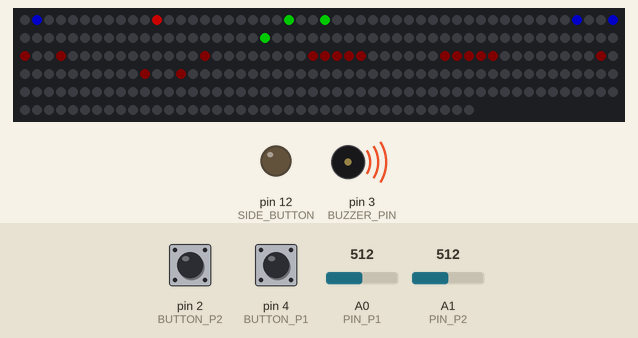
Recording of a sketch running on a simulated Arduino Uno, built with avr-gcc and run on an emulated ATmega328P. Parts: 288 RGB LEDs in strip order, left to right, continuing on the next row, output pins drawn as LEDs (lit = HIGH), buzzer (waves = sounding). The inputs (shaded band) are chosen by the test bench; at power-on: pin 2 (BUTTON_P2) LOW, pin 4 (BUTTON_P1) LOW, A0 (PIN_P1) = 512, A1 (PIN_P2) = 512. Dim RGB values are drawn brighter than linear; random numbers use the default seed unless the sketch sets one; pins used as bus, display or sensor lines are not drawn.

1.3 s: pin 2 (BUTTON_P2) pulled HIGH for 0.15 s
2.0 s: pin 4 (BUTTON_P1) pulled HIGH for 0.15 s
Above: at 8.8 s.
Timing chart, 0 to 15.7 s (numbered marks = the images above; inputs shaded):
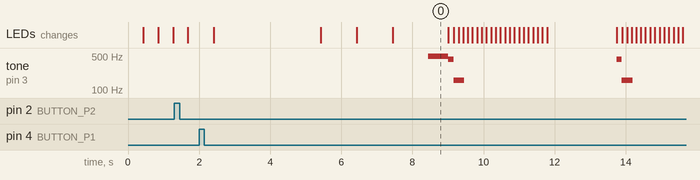

The sketch:

mini_table.ino
```cpp
// A basic everyday NeoPixel strip test program.

// NEOPIXEL BEST PRACTICES for most reliable operation:
// - Add 1000 uF CAPACITOR between NeoPixel strip's + and - connections.
// - MINIMIZE WIRING LENGTH between microcontroller board and first pixel.
// - NeoPixel strip's DATA-IN should pass through a 300-500 OHM RESISTOR.
// - AVOID connecting NeoPixels on a LIVE CIRCUIT. If you must, ALWAYS
//   connect GROUND (-) first, then +, then data.
// - When using a 3.3V microcontroller with a 5V-powered NeoPixel strip,
//   a LOGIC-LEVEL CONVERTER on the data line is STRONGLY RECOMMENDED.
// (Skipping these may work OK on your workbench but can fail in the field)

#include <Adafruit_NeoPixel.h>
#include <stdlib.h>
#include <stdio.h>

#include "types.h"
#include "pins.h"

#define MAX_SPEED 5

#define HID 0
#define NPC 1

#define X 12
#define Y 24

Adafruit_NeoPixel strip(X*Y, LED_PIN, NEO_GRB + NEO_KHZ800);

struct color_rgb rgb_off;

bool mute = true;

void setup() {
  Serial.begin(9600);

  pinMode(PIN_P1,INPUT);
  pinMode(PIN_P2,INPUT);
  pinMode(BUTTON_P1,INPUT);
  pinMode(BUTTON_P2,INPUT);
  pinMode(BUZZER_PIN,OUTPUT);
  pinMode(SIDE_BUTTON,OUTPUT);
  strip.begin();           // INITIALIZE NeoPixel strip object (REQUIRED)
  strip.show();            // Turn OFF all pixels ASAP
  strip.setBrightness(100); // Set BRIGHTNESS to about 1/5 (max = 255)
}


void loop() {

  int winner = bounce();
  // countDown(3);
  delay(3000);
}


void countDown( int count){
  struct vec pos[2], dir[2];
  pos[0].x=round(float(X)/2 - 2); pos[0].y=0+2+5+1;
  pos[1].x=round(float(X)/2); pos[1].y=Y-1-2-5-1;
  dir[0].x=0; dir[0].y=-1;
  dir[1].x=0; dir[1].y=1;

  struct color_rgb color;
  color.r=15;

  int beep=125;
  bool beeping = false;
  unsigned long timer;

  for(int i=count; i>0; i--){
    for(int p=0; p<2; p++){
      displayNumber(i,pos[p],dir[p],color,true);
    }
    strip.show();
    timer = millis();
    while(timer + 999 > millis()){
      // for(int p =0; p<2; p++){
      //   makeMove(&player[p], ball);
      // }
      // strip.show();
      if(!mute && !beeping && timer+beep > millis()){
        analogWrite(BUZZER_PIN,127);
        beeping=true;
      }
      else if(beeping && timer+beep < millis()){
        analogWrite(BUZZER_PIN,0);
        beeping=false;
      }
    }
  }
  for(int p=0; p<2; p++){
    displayNumber(-1,pos[p],dir[p],color,true);
  }
  for(int i = 255; i>=0;i--){
    analogWrite(BUZZER_PIN,i);
    delay(1);
  }
}

int bounce(){
  srand(millis());

  struct pongPlayer player[2];
  player[0].number = 0;
  player[0].color.b = 255;
  player[0].pos.x = -1; player[0].pos.y = 1;
  player[0].wheelPort=PIN_P1;
  player[0].buttonPort=BUTTON_P1;
  player[0].playerType=NPC;

  player[1].number = 1;
  player[1].color.g = 255;
  player[1].pos.x = -1; player[1].pos.y = Y-2;
  player[1].wheelPort=PIN_P2;
  player[1].buttonPort=BUTTON_P2;
  player[1].playerType=NPC;


  setupPongRound(player);

  int bestOf = 5;
  while(max(player[0].score, player[1].score)<=bestOf/2){
    displayScore(player,3000);
    if(playPongRound(player) == -1){
      return -1;
    }
  }
  flashWinner(player,5);
  return 1;


}

int playPongRound(struct pongPlayer player[]){
  struct pongBall ball;
  ball.color.r = 255;

  bool sideButtonPressed = false;
  long sideButtonTimer = millis();
  long currTime = millis();
  int frameDelay = 10;
  int bounces = 0;

  struct vec pix;

  setupPongBall(&ball);
  strip.clear();
  for(int p =0; p<2; p++){
    player[p].size = 4;
    drawPlayer(&player[p]);
  }
  lightPixel(ball.pos,ball.color);
  countDown(3);
  while(1){
    if(digitalRead(SIDE_BUTTON)){
      sideButtonPressed = true;
      if(millis()-sideButtonTimer > 2000){
        return -1;
      }
    }
    else{
      if(sideButtonPressed){
        mute = !mute;
      }
      sideButtonPressed=false;
      sideButtonTimer=millis();
    }


    for(int p =0; p<2; p++){
      makeMove(&player[p], ball);
    }

    if(currTime+round((double)frameDelay/(ball.speed*ball.boost)) < millis()){
      currTime=millis();

      lightPixel(ball.pos,rgb_off);
      ball.pos.x+=ball.dir.x;
      ball.pos.y+=ball.dir.y;

      if(ball.pos.y < 0 || ball.pos.y >= Y){
        int winner = 1*(ball.pos.y < 0);
        ball.pos.x-=ball.dir.x;
        ball.pos.y-=ball.dir.y;
        ball.dir.y=-ball.dir.y;
        lossAnimation(ball);
        if(player[winner].playerType == NPC){
          displayBouncesCount(bounces, player[!winner]);
          strip.show();
          delay(4000);
        }
        if(player[!winner].size == 1){
          player[winner].score+=1;
          return winner;
        }
        else{
          player[!winner].size-=1;
          setupPongBall(&ball);
          strip.clear();
          for(int p =0; p<2; p++){
            drawPlayer(&player[p]);
          }
          lightPixel(ball.pos,ball.color);
          strip.show();
          delay(1500);
          bounceSound();
        }
      }

      // Side wall bounce
      bool collided = false;
      if(ball.pos.x >= X || ball.pos.x < 0){
        collided=true;
        ball.dir.x=-ball.dir.x;
        ball.pos.x+=2*ball.dir.x;
        if(ball.dir.y==0){
          ball.dir.y=rand()%3-1;
          ball.pos.y+=ball.dir.y;
        }
      }
      for(int p =0; p<2; p++){
        if(checkCollision(&player[p], &ball)){
          collided=true;
          bounces++;
          ball.speed=min(ball.speed*1.01, MAX_SPEED);
        }
      }
      if(collided && !mute){
        bounceSound();
      }

    }

    lightPixel(ball.pos,ball.color);
    strip.show();

  }

  delay(1);
}

void bounceSound(){
  digitalWrite(BUZZER_PIN,255);
  delay(1);
  digitalWrite(BUZZER_PIN,0);
}

void lossAnimation(struct pongBall ball){
  lightPixel(ball.pos,ball.color);
  strip.show();
  lossSound();
  for(int i =0;i<10;i++){
    lightPixel(ball.pos,rgb_off);
    strip.show();
    delay(120);
    lightPixel(ball.pos,ball.color);
    strip.show();
    delay(120);
  }
}

void lossSound(){
  playNote('A',4,150);
  delay(150);
  playNote('E',3,300);
}

void setupPongRound(struct pongPlayer player[]){

  struct color_rgb timer_color;
  timer_color.r=255;

  struct vec pix;
  int enterTime = round(5000.0/X);
  int progress = 0;
  for(int p=0; p<2; p++){
    player->score = 0;
  }
  strip.clear();
  long currTime = millis();
  while(currTime + enterTime*X > millis()){
    if(player[0].playerType==HID && player[1].playerType==HID){
      delay(400);
      break;
    }
    for(int p=0; p<2; p++){
      if(player[p].playerType==NPC && digitalRead(player[p].buttonPort)){
        player[p].playerType=HID;
        pix.y = player[p].pos.y;
        for(int x=0; x<X; x++){
          pix.x = x;
          lightPixel(pix,player[p].color);
        }
      }
    }
    if(currTime + progress*enterTime < millis()){
      for(int p=0; p<2; p++){
        if(player[p].playerType != HID){
          pix.x=!p*progress+p*(X-1-progress);
          pix.y=player[p].pos.y;

          lightPixel(pix,timer_color);
        }
      }
      progress+=1;
      strip.show();

    }
  }
  for(int p=0; p<2; p++){
    if(player->playerType==NPC){
      player->pos.x = round((X+player->size)/2);
    }
  }
}


void setupPongBall(struct pongBall* ball){
  ball->speed=1.0;
  ball->boost=1.0;

  ball->pos.x = 0+(rand()%2)*(X-1);
  ball->pos.y = round(Y/2)-rand()%2;
  ball->dir.x = ball->pos.x > 0 ? -1 : 1;
  ball->dir.y = 0;

}

bool checkCollision(struct pongPlayer* player, struct pongBall* ball){
  if(ball->pos.y != player->pos.y){
    return false;
  }
  for(int i=0; i<player->size; i++){
    if(ball->pos.x == player->pos.x+i){
      // Collided
      ball->dir.y=-ball->dir.y;
      ball->pos.y+=2*ball->dir.y;
      // Handle fired balls getting random direction
      if(ball->dir.x==0){
        ball->boost = 1.0;
        if(ball->pos.x == 0){
          ball->dir.x = 1;
        }
        else if(ball->pos.x == X-1){
          ball->dir.x = -1;
        }
        else {
          ball->dir.x= 2*(rand()%2)-1;
        }
        ball->pos.x+=ball->dir.x;
      }
      else if(ball->pos.x - ball->dir.x < player->pos.x || ball->pos.x - ball->dir.x > player->pos.x+player->size-1 ){
        ball->dir.x=-ball->dir.x;
        ball->pos.x+=2*ball->dir.x;
        if(ball->pos.x < 0 || ball->pos.x > X-1){
          ball->dir.x=-ball->dir.x;
          ball->pos.x+=2*ball->dir.x;
        }

      }
      if(readFire(player, *ball)){
        ball->boost = 1.8;
        ball->pos.x-=ball->dir.x;
        ball->dir.x=0;
      }
      return true;
    }
    else if(ball->pos.x-ball->dir.x == player->pos.x+i){
      ball->dir.y=-ball->dir.y;
      ball->pos.y+=2*ball->dir.y;
      if(readFire(player, *ball)){
        ball->boost = 1.8;
        ball->pos.x-=ball->dir.x;
        ball->dir.x=0;
      }
      return true;
    }
  }
  return false;
}


void makeMove(struct pongPlayer* player, struct pongBall ball){
  switch(player->playerType){
    case HID: return movePlayer(player, ball);
    case NPC: return moveNPC(player, ball);
  }
}

bool readFire(struct pongPlayer* player, struct pongBall ball){
  switch(player->playerType){
    case HID: return firePlayer(player, ball);
    case NPC: return fireNPC(player, ball);
  }
}

bool firePlayer(struct pongPlayer* player, struct pongBall ball){
  bool button = digitalRead(player->buttonPort);
  return button;
}

bool fireNPC(struct pongPlayer* player, struct pongBall ball){
  int prob = 5;
  return !(rand()%prob);
}

void movePlayer(struct pongPlayer* player, struct pongBall ball){
  int input = round(float(analogRead(player->wheelPort))*(X-player->size)/1023.0);

  input = input*(player->number==0) + (X-player->size-input)*(player->number==1);
  if(player->pos.x == input){
    return;
  }

  struct vec pix;
  for(int i=0; i<player->size; i++){
    pix.x = player->pos.x+i;
    pix.y = player->pos.y;
    lightPixel(pix, rgb_off);
  }
  player->pos.x = input;
  drawPlayer(player);
}

void drawPlayer(struct pongPlayer* player){
  struct vec pix;
  for(int i=0; i<player->size; i++){
    pix.x = player->pos.x+i;
    pix.y = player->pos.y;
    lightPixel(pix, player->color);
  }
}


void moveNPC(struct pongPlayer* player, struct pongBall ball){
  int width = player->size;
  int input;
  if( (ball.pos.y-player->pos.y > 0) == (ball.dir.y > 0) ){
    int step = 0;
    if(rand()%3 == 0){
      step = -1*(float(player->pos.x)>(X-1)/2);
      step = rand()%7 == 0 ? -step : step;
    }
    input = player->pos.x + step;
  }else{
    input = round(float(ball.pos.x+ball.dir.x)-float(width-1)/2);
  }

  input = min(max(input,0),X-width);
  if(player->pos.x == input){
    return;
  }
  input=player->pos.x + (input-player->pos.x)/abs(input-player->pos.x);

  struct vec pix;
  for(int i=0; i<player->size; i++){
    pix.x = player->pos.x+i;
    pix.y = player->pos.y;
    lightPixel(pix, rgb_off);
  }
  player->pos.x = input;
  for(int i=0; i<player->size; i++){
    pix.x = player->pos.x+i;
    pix.y = player->pos.y;
    lightPixel(pix, player->color);
  }
}

int pixel(struct vec pos){
  return pos.x*Y+pos.y*!(pos.x%2)+(Y-pos.y-1)*(pos.x%2);
}

void lightPixel(struct vec pos, struct color_rgb color){
  strip.setPixelColor(pixel(pos),strip.Color(color.r,color.g,color.b));
}

// struct vec {
//   int x;
//   int y;
// }

// struct pongBall {
//   vec dir;
//   ver pos;
// }


// int pong(){
//   ball = new pongBall()
//   ball.pos.x = 0
//   ball.pos.y = 0
//   ball.dir.x = 0
//   ball.dir.y = 1
//   playPong(ball)
// }


// int playPong(pongBall ball){
//   while(1){

//   }
// }

// void moveBall(pongBall ball, )

// SCORE DISPLAY FUNCTIONS

bool nums[10][5][3] =
{
  {
    {0, 1, 0},
    {1, 0, 1},
    {1, 0, 1},
    {1, 0, 1},
    {0, 1, 0},
  },
  {
    {0, 1, 0},
    {1, 1, 0},
    {0, 1, 0},
    {0, 1, 0},
    {1, 1, 1},
  },
  {
    {0, 1, 0},
    {1, 0, 1},
    {0, 0, 1},
    {0, 1, 0},
    {1, 1, 1},
  },
  {
    {1, 1, 0},
    {0, 0, 1},
    {0, 1, 0},
    {0, 0, 1},
    {1, 1, 0},
  },
  {
    {1, 0, 1},
    {1, 0, 1},
    {1, 1, 1},
    {0, 0, 1},
    {0, 0, 1},
  },
  {
    {1, 1, 1},
    {1, 0, 0},
    {1, 1, 0},
    {0, 0, 1},
    {1, 1, 0},
  },
  {
    {0, 1, 0},
    {1, 0, 0},
    {1, 1, 0},
    {1, 0, 1},
    {0, 1, 0},
  },
  {
    {1, 1, 1},
    {0, 0, 1},
    {0, 0, 1},
    {0, 1, 0},
    {0, 1, 0},
  },
  {
    {0, 1, 0},
    {1, 0, 1},
    {0, 1, 0},
    {1, 0, 1},
    {0, 1, 0},
  },
  {
    {0, 1, 0},
    {1, 0, 1},
    {0, 1, 1},
    {0, 0, 1},
    {0, 1, 0},
  }
};


void displayNumber(int number, struct vec pos, struct vec dir, struct color_rgb color, bool clear){
  struct vec pix;

  for(int r=0; r<5; r++){
    for(int c=0; c<3; c++){
      pix.x = pos.x + dir.x*r - dir.y*c;
      pix.y = pos.y + dir.x*c + dir.y*r;
      if(number==-1 ){
        lightPixel(pix, rgb_off);
      }
      else if(nums[number][r][c]){
        lightPixel(pix, color);
      }
      else if(clear){
        lightPixel(pix, rgb_off);
      }
    }
  }
}

void displayBouncesCount(int bounces, struct pongPlayer player){
  struct vec pos, dir;
  int base_x = round(float(X)/2 - 2);
  pos.y=player.number==1?Y-9:8;
  dir.x=0;
  dir.y=player.number==1?1:-1;
  for(int i=0; i<3; i++){
    pos.x = base_x + (i-1)*4;
    int exp = pow(10,2-i);
    displayNumber(bounces/exp,pos,dir,player.color,true);
    bounces = bounces  % exp;
  }

}


void displayScore(struct pongPlayer player[], unsigned int wait){
  struct vec pix;
  struct color_rgb lineColor;

  strip.clear();
  lineColor.r = 255;
  pix.x=2;
  pix.y=round((Y-1)/2);
  lightPixel(pix, lineColor);
  pix.y=round((Y-1)/2)-1;
  lightPixel(pix, lineColor);

  for(int p = 0; p<2; p++){
    for(int x=0; x<5; x++){
      for(int y=0; y<3; y++){
        if(nums[player[p].score][x][y]){
          pix.x = 4-x;
          pix.y = 2*(player[p].pos.y == 1) + (Y-1)*(player[p].pos.y == Y-2) - y;
          lightPixel(pix, player[p].color);
        }
      }
    }
  }
  strip.show();
  delay(wait);
  strip.clear();
}


void flashWinner(struct pongPlayer player[], unsigned int flashes){
  struct vec pix;
  struct color_rgb lineColor;
  lineColor.r = 255;
  pix.x=2;
  for(int i=0; i<flashes; i++){
    displayScore(player,700);
    pix.y=4;
    lightPixel(pix, lineColor);
    pix.y=5;
    lightPixel(pix, lineColor);
    strip.show();
    delay(300);
  }
  displayScore(player,1500);

}

// ----------------------------- SOUNDS ---------------------------------

void playNote(char note, unsigned int octave, unsigned int duration){
  int freq;
  switch(note){
    case 'C': freq = 16.35;
    break;
    case 'D': freq = 18.35;
    break;
    case 'E': freq = 20.60;
    break;
    case 'F': freq = 21.83;
    break;
    case 'G': freq = 24.50;
    break;
    case 'A': freq = 27.50;
    break;
    case 'B': freq = 30.87;
  }
  freq*=pow(2,octave);
  // Serial.println(freq);
  tone(BUZZER_PIN, freq, duration);
}
```

types.h
```cpp
struct vec {
    int x;
    int y;
};

struct color_rgb {
    int r = 0;
    int g = 0;
    int b = 0;
};

struct pongBall {
    float speed = 1.0;
    float boost = 1.0;
    struct vec pos;
    struct vec dir;
    struct color_rgb color;
};

struct pongPlayer {
    int number;
    int size = 1;
    int score = 0;
    struct vec pos;
    struct color_rgb color;
    int playerType = 0;
    int wheelPort;
    int buttonPort;

};
```

pins.h
```cpp
#define LED_PIN 6
#define PIN_P1 A0
#define PIN_P2 A1
#define BUTTON_P1 4
#define BUTTON_P2 2
#define BUZZER_PIN 3
#define SIDE_BUTTON 12
```

Measured:
- by itself, tone on pin 3 (BUZZER_PIN): plays 490 Hz for 0.56 s, 432 Hz for 0.15 s, 160 Hz for 0.30 s, 432 Hz for 0.15 s, 160 Hz for 0.30 s
